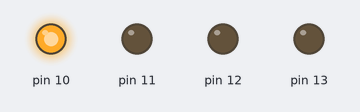
Recording of a sketch running on a simulated Arduino Uno, built with avr-gcc and run on an emulated ATmega328P. Parts: output pins drawn as LEDs (lit = HIGH).

Above: at 0.2 s.
At 1.2 s:
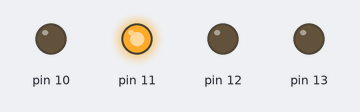
At 2.2 s:
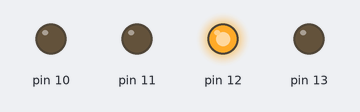
At 3.2 s:
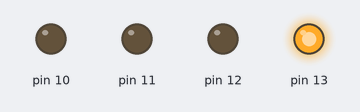
At 4.7 s:
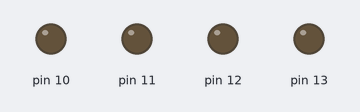
Timing chart, 0 to 5.2 s (numbered marks = the images above):
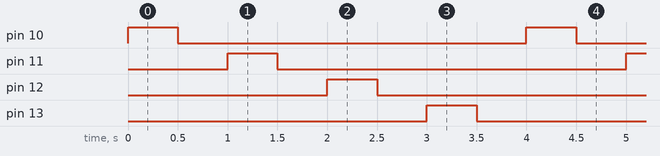

Measured:
- by itself, pin 10–13: alternates HIGH for 0.50 s and LOW for 3.5 s
- by itself, everything shown: repeats every 4.0 s, in 8 steps

The sketch:

1_OOP_LED.ino
```cpp
// C++ code
//
class LED { // this will be the parent object name you created
    int pin; //this can be any variable name
  public:
    LED(int led_pin) {
      pin = led_pin;
      pinMode(pin, OUTPUT);// this line replaces the pinMode in setup() in the previous code
    }
    void Blink() { // this is a subclass which can be used by the objects under this parent object you will create
      digitalWrite(pin, HIGH);
      delay(500);
      digitalWrite(pin, LOW);
      delay(500);
    }
};

//Creating objects
// format: <Parent object name> <child object>(parameter/pin_number);
LED led_green(10);
LED led_yellow(11);
LED led_red(12);
LED led_blue(13);

void setup()
{
  //the instantiation and set up of pins are now done above.
}

void loop()
{
  // format: <child>.<subclass>(parameter)
  led_green.Blink(); //no parameter was passed in our curent case but we can utilize this in other projects
  led_yellow.Blink();
  led_red.Blink();
  led_blue.Blink();
}
```
